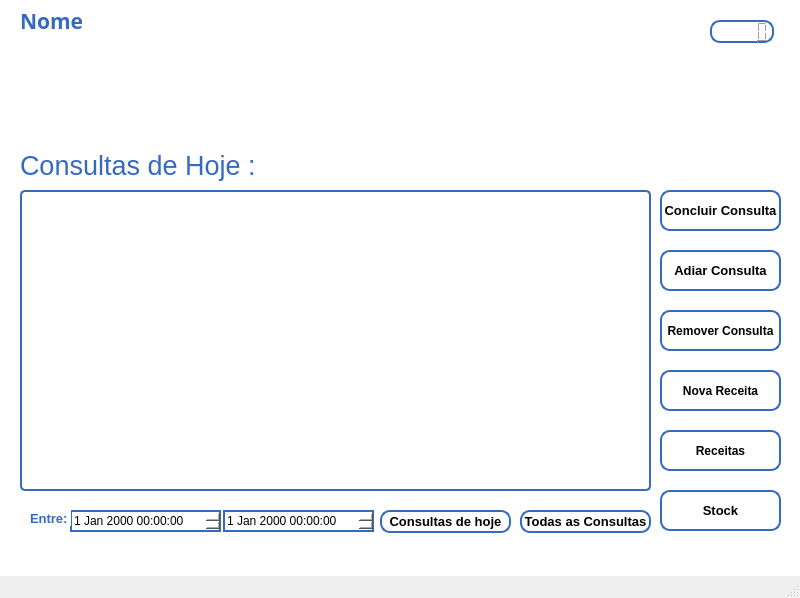
<?xml version="1.0" encoding="UTF-8"?>
<ui version="4.0">
 <class>MainWindow_Medicos</class>
 <widget class="QMainWindow" name="MainWindow_Medicos">
  <property name="geometry">
   <rect>
    <x>0</x>
    <y>0</y>
    <width>800</width>
    <height>598</height>
   </rect>
  </property>
  <property name="windowTitle">
   <string>MainWindow</string>
  </property>
  <property name="styleSheet">
   <string notr="true"/>
  </property>
  <widget class="QWidget" name="centralwidget">
   <property name="styleSheet">
    <string notr="true">QPushButton {
    background-color: white; 
	color: black;
	border-radius: 10px;       
	border: 2px solid #366abf;
}

QLabel {
color: #366abf;
}

QDateTimeEdit{
background-color:white; 
color: black;
border: 2px solid #366abf;
}

QTableView{
 border: 2px solid #366abf; /* Espessura, Estilo (solid/dashed/dotted) e Cor */
    border-radius: 5px;       /* Cantos arredondados */
    gridline-color: #dcdcdc;   /* Cor das linhas que separam as células */
    background-color: white;
    selection-background-color: lightblue; /* Cor da linha quando selecionada */
}

QLCDNumber{
border: 2px solid #366abf;
border-radius: 10px;
}
QWidget{
background-color: white;

}</string>
   </property>
   <widget class="QTableView" name="tableView_Consultas">
    <property name="geometry">
     <rect>
      <x>20</x>
      <y>190</y>
      <width>631</width>
      <height>301</height>
     </rect>
    </property>
    <property name="styleSheet">
     <string notr="true"/>
    </property>
   </widget>
   <widget class="QLCDNumber" name="RelogioLCD">
    <property name="geometry">
     <rect>
      <x>710</x>
      <y>20</y>
      <width>64</width>
      <height>23</height>
     </rect>
    </property>
    <property name="styleSheet">
     <string notr="true"/>
    </property>
   </widget>
   <widget class="QLabel" name="label_NomeUtilizador">
    <property name="geometry">
     <rect>
      <x>20</x>
      <y>10</y>
      <width>71</width>
      <height>21</height>
     </rect>
    </property>
    <property name="font">
     <font>
      <family>Arial Black</family>
      <pointsize>16</pointsize>
      <weight>75</weight>
      <bold>true</bold>
     </font>
    </property>
    <property name="styleSheet">
     <string notr="true"/>
    </property>
    <property name="text">
     <string>Nome</string>
    </property>
   </widget>
   <widget class="QLabel" name="label_Consultas">
    <property name="geometry">
     <rect>
      <x>20</x>
      <y>150</y>
      <width>251</width>
      <height>31</height>
     </rect>
    </property>
    <property name="font">
     <font>
      <family>Arial</family>
      <pointsize>20</pointsize>
     </font>
    </property>
    <property name="styleSheet">
     <string notr="true"/>
    </property>
    <property name="text">
     <string>Consultas de Hoje :</string>
    </property>
   </widget>
   <widget class="QPushButton" name="pushButton_ConcluirConsulta">
    <property name="geometry">
     <rect>
      <x>660</x>
      <y>190</y>
      <width>121</width>
      <height>41</height>
     </rect>
    </property>
    <property name="font">
     <font>
      <family>Arial</family>
      <pointsize>10</pointsize>
      <weight>75</weight>
      <bold>true</bold>
     </font>
    </property>
    <property name="styleSheet">
     <string notr="true"/>
    </property>
    <property name="text">
     <string>Concluir Consulta</string>
    </property>
   </widget>
   <widget class="QPushButton" name="pushButton_AdiarConsulta">
    <property name="geometry">
     <rect>
      <x>660</x>
      <y>250</y>
      <width>121</width>
      <height>41</height>
     </rect>
    </property>
    <property name="font">
     <font>
      <family>Arial</family>
      <pointsize>10</pointsize>
      <weight>75</weight>
      <bold>true</bold>
     </font>
    </property>
    <property name="styleSheet">
     <string notr="true"/>
    </property>
    <property name="text">
     <string>Adiar Consulta</string>
    </property>
   </widget>
   <widget class="QPushButton" name="pushButton_RemoverConsulta">
    <property name="geometry">
     <rect>
      <x>660</x>
      <y>310</y>
      <width>121</width>
      <height>41</height>
     </rect>
    </property>
    <property name="font">
     <font>
      <family>Arial</family>
      <pointsize>9</pointsize>
      <weight>75</weight>
      <bold>true</bold>
     </font>
    </property>
    <property name="styleSheet">
     <string notr="true"/>
    </property>
    <property name="text">
     <string>Remover Consulta</string>
    </property>
   </widget>
   <widget class="QPushButton" name="pushButton_ConsultasHoje">
    <property name="geometry">
     <rect>
      <x>380</x>
      <y>510</y>
      <width>131</width>
      <height>23</height>
     </rect>
    </property>
    <property name="font">
     <font>
      <family>Arial</family>
      <pointsize>10</pointsize>
      <weight>75</weight>
      <bold>true</bold>
     </font>
    </property>
    <property name="styleSheet">
     <string notr="true"/>
    </property>
    <property name="text">
     <string>Consultas de hoje</string>
    </property>
   </widget>
   <widget class="QPushButton" name="pushButton_TodasConsultas">
    <property name="geometry">
     <rect>
      <x>520</x>
      <y>510</y>
      <width>131</width>
      <height>23</height>
     </rect>
    </property>
    <property name="font">
     <font>
      <family>Arial</family>
      <pointsize>10</pointsize>
      <weight>75</weight>
      <bold>true</bold>
     </font>
    </property>
    <property name="styleSheet">
     <string notr="true"/>
    </property>
    <property name="text">
     <string>Todas as Consultas</string>
    </property>
   </widget>
   <widget class="QDateTimeEdit" name="dateTimeEdit_Consultas2">
    <property name="geometry">
     <rect>
      <x>223</x>
      <y>510</y>
      <width>151</width>
      <height>22</height>
     </rect>
    </property>
    <property name="styleSheet">
     <string notr="true"/>
    </property>
   </widget>
   <widget class="QDateTimeEdit" name="dateTimeEdit_Consultas1">
    <property name="geometry">
     <rect>
      <x>70</x>
      <y>510</y>
      <width>151</width>
      <height>22</height>
     </rect>
    </property>
    <property name="styleSheet">
     <string notr="true"/>
    </property>
   </widget>
   <widget class="QLabel" name="label_FiltroData">
    <property name="geometry">
     <rect>
      <x>30</x>
      <y>510</y>
      <width>41</width>
      <height>16</height>
     </rect>
    </property>
    <property name="font">
     <font>
      <family>Arial</family>
      <pointsize>10</pointsize>
      <weight>75</weight>
      <bold>true</bold>
     </font>
    </property>
    <property name="styleSheet">
     <string notr="true"/>
    </property>
    <property name="text">
     <string>Entre:</string>
    </property>
   </widget>
   <widget class="QPushButton" name="pushButton_Stock">
    <property name="geometry">
     <rect>
      <x>660</x>
      <y>490</y>
      <width>121</width>
      <height>41</height>
     </rect>
    </property>
    <property name="font">
     <font>
      <family>Arial</family>
      <pointsize>10</pointsize>
      <weight>75</weight>
      <bold>true</bold>
     </font>
    </property>
    <property name="styleSheet">
     <string notr="true"/>
    </property>
    <property name="text">
     <string>Stock</string>
    </property>
   </widget>
   <widget class="QPushButton" name="pushButton_NovaReceita">
    <property name="geometry">
     <rect>
      <x>660</x>
      <y>370</y>
      <width>121</width>
      <height>41</height>
     </rect>
    </property>
    <property name="font">
     <font>
      <family>Arial</family>
      <pointsize>9</pointsize>
      <weight>75</weight>
      <bold>true</bold>
     </font>
    </property>
    <property name="styleSheet">
     <string notr="true"/>
    </property>
    <property name="text">
     <string>Nova Receita</string>
    </property>
   </widget>
   <widget class="QPushButton" name="pushButton_Receitas">
    <property name="geometry">
     <rect>
      <x>660</x>
      <y>430</y>
      <width>121</width>
      <height>41</height>
     </rect>
    </property>
    <property name="font">
     <font>
      <family>Arial</family>
      <pointsize>9</pointsize>
      <weight>75</weight>
      <bold>true</bold>
     </font>
    </property>
    <property name="styleSheet">
     <string notr="true"/>
    </property>
    <property name="text">
     <string>Receitas</string>
    </property>
   </widget>
  </widget>
  <widget class="QStatusBar" name="statusbar"/>
 </widget>
 <resources/>
 <connections/>
</ui>
